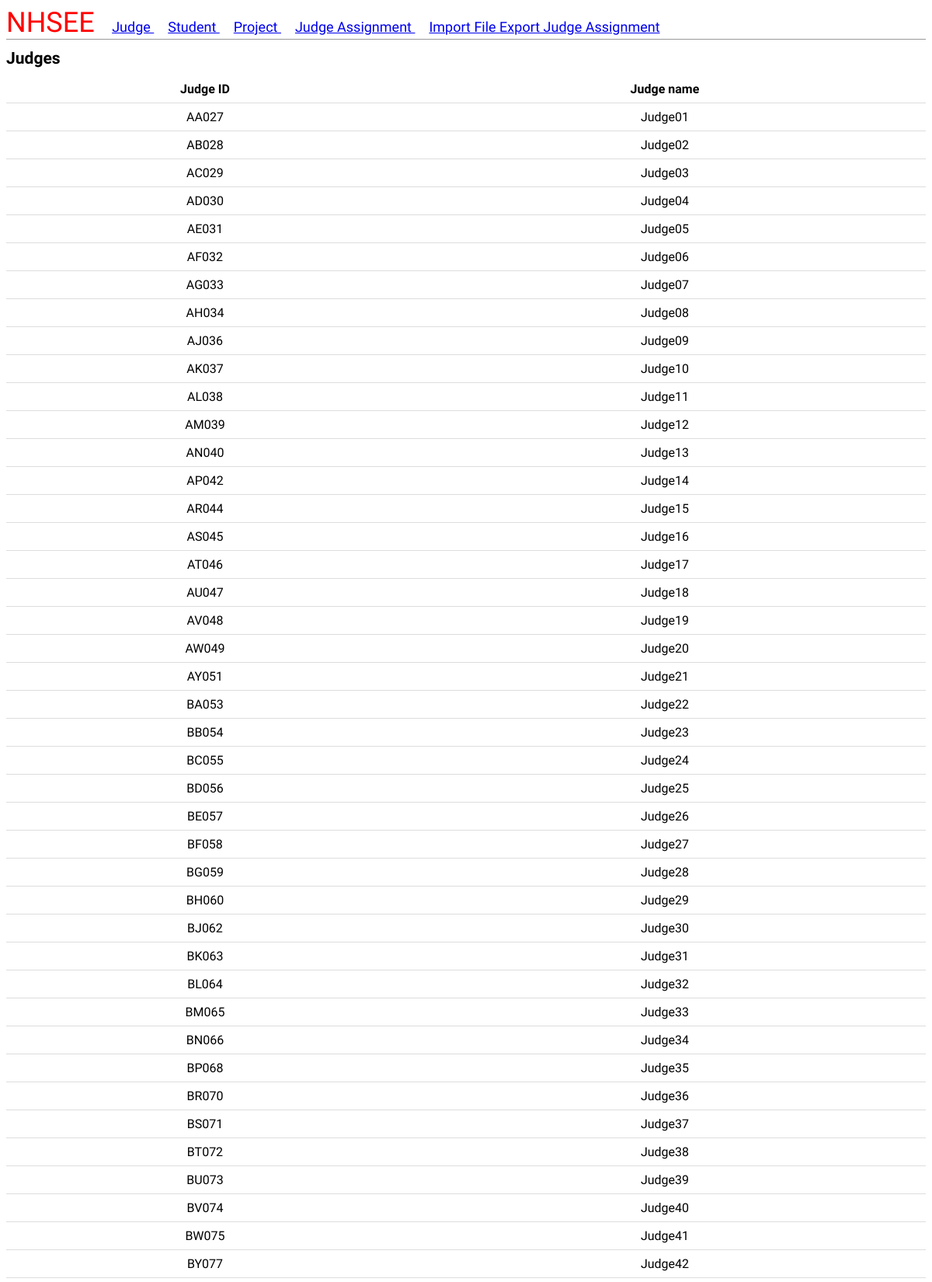
The app's page /display_judges/ (upper part) with its own data.
### scoring/models.py (models this page shows)
class Judge(models.Model):
    judge_id = models.CharField(primary_key=True, max_length=5)
    name = models.CharField(max_length=10)

### scoring/views.py (the view)
# urls.py: path('display_judges/', display_judges, name='display_judges'),
def display_judges(request):
    items = Judge.objects.all()
    button = "judges"
    context = {
        'button' : button,
        'items' : items,
    }
    return render(request, 'home.html', context)

### scoring/templates/home.html (shortened to what this page needs)
{% extends 'base.html' %}
    {% block content %}
        <table  style="text-align:center;" cellspacing="10">
            {% if button == "judges" %}
            <h3>Judges</h3>
            <thread>
                <tr>
                    <th>Judge ID</th>
                    <th>Judge name</th>
                </tr>
            </thread>
            {% endif %}
            <tbody>
                {% for item in items %}
                <thread>
                <tr>
                    <td>{{item.pk}}</td>
                    <td>{{item.name}}</td>
                </tr>
                {% endfor %}
            </tbody>
        </table>
    {% endblock content %}

### scoring/templates/base.html (shortened to what this page needs)
{% load static %}
<html>
    <head>
        <link href="{% static 'css/base.css' %}" rel="stylesheet">
    </head>
    <body>
        <header>
            <div class="nav-left">
                    <a href="{% url 'home' %}" id="logo">NHSEE</a>
                    <a href="{% url 'display_judges'  %}" role="button" class="b"> Judge </a>
                    <a href="{% url 'display_students' %}" role="button" class="b"> Student </a>
                    <a href="{% url 'display_projects' %}" role="button" class="b"> Project </a>
                    <a href="{% url 'display_judge_assignments' %}" role="button" class="b"> Judge Assignment </a>
                    <a href="{% url 'import_file' %}" role="button" class="b"> Import File </a>
                    <a href="{% url 'export_jugde_assignment' %}">Export Judge Assignment</a>
            </div>
        </header>
        <div>
            {% block content %}
            {% endblock content%}
        </div>
    </body>
</html>

### static/css/base.css (style rules this page uses)
body { font-family: 'Source Sans Pro', sans-serif; font-size: 18px; }
header { border-bottom: 1px solid #999; margin-bottom: 0em; display: flex; }
table { table-layout: auto; width: 100%; border-collapse: collapse; }
.nav-left { margin-right: auto; display: inline; }
.b { margin-left: 1em; }
#logo { font-size: 2em; color: red; text-decoration: none; }
th, td { padding: 8px; border-bottom: 1px solid #ddd; }
h3 { margin: .5em 0px .5em; }

### records on screen
Judge: pk "AA027", name "Judge01"
Judge: pk "AB028", name "Judge02"
Judge: pk "AC029", name "Judge03"
Judge: pk "AD030", name "Judge04"
Judge: pk "AE031", name "Judge05"
Judge: pk "AF032", name "Judge06"
Judge: pk "AG033", name "Judge07"
Judge: pk "AH034", name "Judge08"
Judge: pk "AJ036", name "Judge09"
Judge: pk "AK037", name "Judge10"
Judge: pk "AL038", name "Judge11"
Judge: pk "AM039", name "Judge12"
Judge: pk "AN040", name "Judge13"
Judge: pk "AP042", name "Judge14"
Judge: pk "AR044", name "Judge15"
Judge: pk "AS045", name "Judge16"
Judge: pk "AT046", name "Judge17"
Judge: pk "AU047", name "Judge18"
Judge: pk "AV048", name "Judge19"
Judge: pk "AW049", name "Judge20"
Judge: pk "AY051", name "Judge21"
Judge: pk "BA053", name "Judge22"
Judge: pk "BB054", name "Judge23"
Judge: pk "BC055", name "Judge24"
Judge: pk "BD056", name "Judge25"
Judge: pk "BE057", name "Judge26"
Judge: pk "BF058", name "Judge27"
Judge: pk "BG059", name "Judge28"
Judge: pk "BH060", name "Judge29"
Judge: pk "BJ062", name "Judge30"
Judge: pk "BK063", name "Judge31"
Judge: pk "BL064", name "Judge32"
Judge: pk "BM065", name "Judge33"
Judge: pk "BN066", name "Judge34"
Judge: pk "BP068", name "Judge35"
Judge: pk "BR070", name "Judge36"
Judge: pk "BS071", name "Judge37"
Judge: pk "BT072", name "Judge38"
Judge: pk "BU073", name "Judge39"
Judge: pk "BV074", name "Judge40"
Judge: pk "BW075", name "Judge41"
Judge: pk "BY077", name "Judge42"
